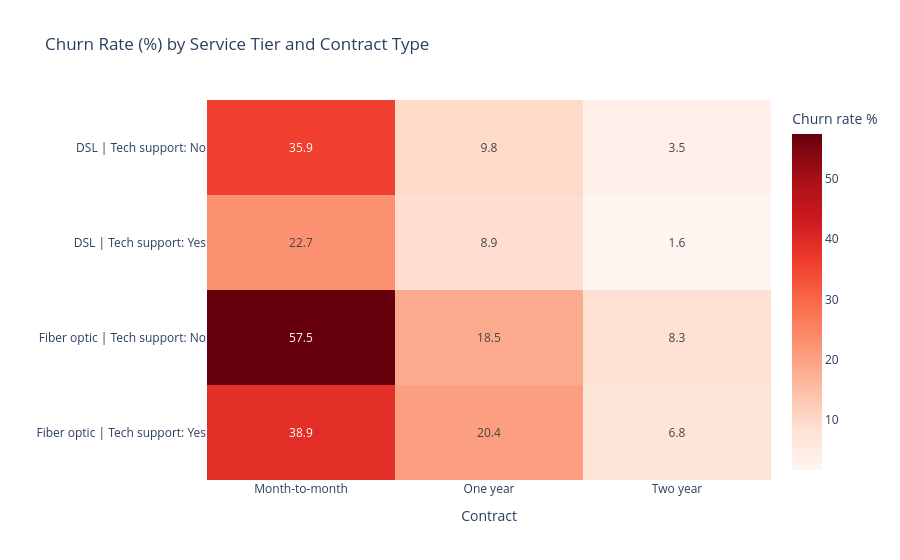

The notebook cell this image was saved under:
### Markdown cell above
Churn is concentrated in month-to-month customers, and it falls with tenure within that column, from 51.4% in the first year to 22.2% after five years. One-year contracts stay between 8% and 14% and two-year contracts below 5%, with 0% churn in the first two years. The highest-risk group is new month-to-month customers.

### Code cell
#Heatmap 2: churn by service tier
seg = df[df["InternetService"] != "No"].copy()
seg["Service tier"] = seg["InternetService"] + " | Tech support: " + seg["TechSupport"]

heat2 = (seg.pivot_table(index="Service tier", columns="Contract",
                         values="ChurnFlag", aggfunc="mean") * 100).round(1)

fig2 = px.imshow(
    heat2, text_auto=True, aspect="auto",
    color_continuous_scale="Reds",
    labels=dict(color="Churn rate %"),
    title="Churn Rate (%) by Service Tier and Contract Type",
)
fig2.update_layout(xaxis_title="Contract", yaxis_title="")
fig2.show()

### Figure 1 — Plotly figure (JSON) as saved in the notebook; plotly's stock layout.template omitted (floating-point values rounded to 4 significant figures)
{"data": [{"coloraxis": "coloraxis", "hovertemplate": "Contract: %{x}<br>Service tier: %{y}<br>Churn rate %: %{z}<extra></extra>", "name": "0", "texttemplate": "%{z}", "type": "heatmap", "x": ["Month-to-month", "One year", "Two year"], "xaxis": "x", "y": ["DSL | Tech support: No", "DSL | Tech support: Yes", "Fiber optic | Tech support: No", "Fiber optic | Tech support: Yes"], "yaxis": "y", "z": [[35.9, 9.8, 3.5], [22.7, 8.9, 1.6], [57.5, 18.5, 8.3], [38.9, 20.4, 6.8]]}], "layout": {"coloraxis": {"autocolorscale": false, "colorbar": {"title": {"text": "Churn rate %"}}, "colorscale": [[0, "rgb(255,245,240)"], [0.125, "rgb(254,224,210)"], [0.25, "rgb(252,187,161)"], [0.375, "rgb(252,146,114)"], [0.5, "rgb(251,106,74)"], [0.625, "rgb(239,59,44)"], [0.75, "rgb(203,24,29)"], [0.875, "rgb(165,15,21)"], [1, "rgb(103,0,13)"]]}, "title": {"text": "Churn Rate (%) by Service Tier and Contract Type"}, "xaxis": {"anchor": "y", "domain": [0, 1], "title": {"text": "Contract"}}, "yaxis": {"anchor": "x", "autorange": "reversed", "domain": [0, 1], "title": {"text": ""}}}}
